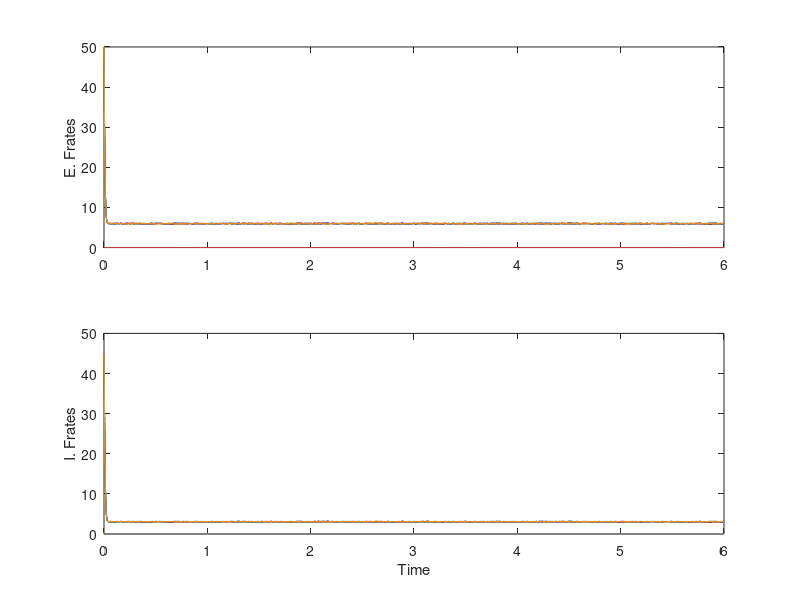

Source code (MATLAB):
% Network with N total inhibition-stabilized excitatory-inhibitory units. 
% M of those pairs we attempt to make "active", and N-M pairs we try to 
% suppress.

%Originally Written by Paul Miller
%Modified and Commented by Connor Zawacki

%WEIX cross connection
%No WIEX cross connection
%linear inhibitory unit Firing rate
%nonlinear excitatory unit Firing rate

clear
N = 40;         %Total excitatory-inhibitory firing rate unit pairs
M = 10;         %Total number of active excitatory-inhibitory firing rate unit pairs

dt = 0.0001;    %Time step for simulation
tmax = 6;       %Duration of Simulation
t = 0:dt:tmax;  %Simulation time vector
Nt = length(t);

taue = 0.010;   %Time constant for excitatory cells
taui = 0.005;   %Time constant for inhibitory cells

Wee0 = 3;       %Excit.-Excit. connection strength
Wie0 = -3;      %Inhib.-Excit. connection strength
Wei0 = 3.5;     %Excit-Inhib connection strength
Weix = 0.025;   %Excit.-Inhibitory Cross connection strength
Wiex = 0.0;     %Inhibitory.-Excitatory Cross connection strength
Wii0 = -3;      %Inhib-Inhib connection strength

I0e = -1;       %Excit. applied current
I0i = -10;      %Inhib. applied current

reh = 50;       %Initial frate of excit cells
rih = 45;       %Initial frate of inhib cells

alpha_e = 0.1;  %Gain of excit. cells
alpha_i = 1;    %Gain of inhib. cells

%Connection matricies
Wee = Wee0*eye(N);
Wie = Wie0*eye(N);
Wie = (Wie0-Wiex)*eye(N) + Wiex*ones(N);
Wei = (Wei0-Weix)*eye(N) + Weix*ones(N);
Wii = Wii0*eye(N);

%Current Matricies
Ie = I0e*ones(N,1);
Ii = I0i*ones(N,1);

Wei_tilde = Wei0/(1-Wii0);
Wie_tilde = (-Wie0)/(1-Wii0);
Wiex_tilde = (-Wiex)/(1-Wii0);
I0i_tilde = I0i*Wie_tilde;

%Rate Matricies
re = zeros(N,Nt);   
ri = zeros(N,Nt);   
re(1:M,1) = reh;
ri(1:M,1) = rih;

sigman = 0.002/sqrt(dt);

%simulation
for i = 2:Nt
    Ie_tot = (Wee*re(:,i-1)+ Wie*ri(:,i-1) + Ie + sigman*randn(N,1));
    Ie_tot = max(Ie_tot,0);
    re(:,i) = re(:,i-1) + dt*(-eye(N)*re(:,i-1) + alpha_e*Ie_tot.^2 )/taue;
    Ii_tot = (Wei*re(:,i-1) + Wii*ri(:,i-1) + Ii + sigman*randn(N,1));
    Ii_tot = max(Ii_tot,0);
    ri(:,i) = ri(:,i-1) + dt*(-eye(N)*ri(:,i-1)+alpha_i*Ii_tot )/taui;
    re(:,i) = max(re(:,i),0);
    ri(:,i) = max(ri(:,i),0);
end

figure(1)
clf
subplot(2,1,1)
plot(t,re), ylabel("E. Frates")
subplot(2,1,2)
plot(t,ri), ylabel("I. Frates"), xlabel("Time")

